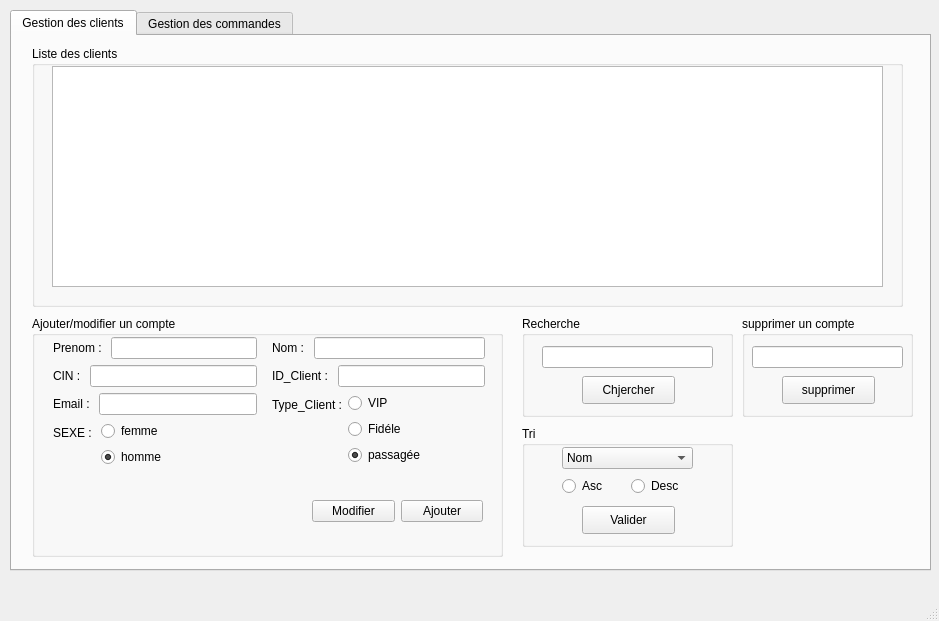
<?xml version="1.0" encoding="UTF-8"?>
<ui version="4.0">
 <class>MainWindow</class>
 <widget class="QMainWindow" name="MainWindow">
  <property name="geometry">
   <rect>
    <x>0</x>
    <y>0</y>
    <width>939</width>
    <height>621</height>
   </rect>
  </property>
  <property name="windowTitle">
   <string>MainWindow</string>
  </property>
  <widget class="QWidget" name="centralwidget">
   <widget class="QTabWidget" name="tabWidget">
    <property name="geometry">
     <rect>
      <x>10</x>
      <y>10</y>
      <width>921</width>
      <height>561</height>
     </rect>
    </property>
    <property name="currentIndex">
     <number>0</number>
    </property>
    <widget class="QWidget" name="widget">
     <attribute name="title">
      <string>Gestion des clients</string>
     </attribute>
     <widget class="QGroupBox" name="groupBox">
      <property name="geometry">
       <rect>
        <x>20</x>
        <y>10</y>
        <width>871</width>
        <height>261</height>
       </rect>
      </property>
      <property name="title">
       <string>Liste des clients</string>
      </property>
      <widget class="QTableView" name="tableView">
       <property name="geometry">
        <rect>
         <x>20</x>
         <y>20</y>
         <width>831</width>
         <height>221</height>
        </rect>
       </property>
      </widget>
     </widget>
     <widget class="QGroupBox" name="groupBox_2">
      <property name="geometry">
       <rect>
        <x>20</x>
        <y>280</y>
        <width>471</width>
        <height>241</height>
       </rect>
      </property>
      <property name="title">
       <string>Ajouter/modifier un compte</string>
      </property>
      <widget class="QWidget" name="">
       <property name="geometry">
        <rect>
         <x>21</x>
         <y>21</y>
         <width>204</width>
         <height>142</height>
        </rect>
       </property>
       <layout class="QVBoxLayout" name="verticalLayout_5">
        <item>
         <layout class="QHBoxLayout" name="horizontalLayout">
          <item>
           <widget class="QLabel" name="label">
            <property name="text">
             <string>Prenom : </string>
            </property>
           </widget>
          </item>
          <item>
           <widget class="QLineEdit" name="lineEdit_prenom"/>
          </item>
         </layout>
        </item>
        <item>
         <layout class="QHBoxLayout" name="horizontalLayout_3">
          <item>
           <widget class="QLabel" name="label_3">
            <property name="text">
             <string>CIN : </string>
            </property>
           </widget>
          </item>
          <item>
           <widget class="QLineEdit" name="lineEdit_cin"/>
          </item>
         </layout>
        </item>
        <item>
         <layout class="QHBoxLayout" name="horizontalLayout_5">
          <item>
           <widget class="QLabel" name="label_6">
            <property name="text">
             <string>Email : </string>
            </property>
           </widget>
          </item>
          <item>
           <widget class="QLineEdit" name="lineEdit_email"/>
          </item>
         </layout>
        </item>
        <item>
         <layout class="QFormLayout" name="formLayout">
          <item row="0" column="0">
           <widget class="QLabel" name="label_sexe">
            <property name="text">
             <string>SEXE : </string>
            </property>
           </widget>
          </item>
          <item row="0" column="1">
           <layout class="QVBoxLayout" name="verticalLayout">
            <item>
             <widget class="QRadioButton" name="radioButton_Femme">
              <property name="text">
               <string>femme</string>
              </property>
              <property name="checked">
               <bool>false</bool>
              </property>
             </widget>
            </item>
            <item>
             <widget class="QRadioButton" name="radioButtonHomme">
              <property name="text">
               <string>homme</string>
              </property>
              <property name="checked">
               <bool>true</bool>
              </property>
             </widget>
            </item>
           </layout>
          </item>
         </layout>
        </item>
       </layout>
      </widget>
      <widget class="QWidget" name="">
       <property name="geometry">
        <rect>
         <x>240</x>
         <y>21</y>
         <width>213</width>
         <height>138</height>
        </rect>
       </property>
       <layout class="QVBoxLayout" name="verticalLayout_6">
        <item>
         <layout class="QHBoxLayout" name="horizontalLayout_2">
          <item>
           <widget class="QLabel" name="label_2">
            <property name="text">
             <string>Nom : </string>
            </property>
           </widget>
          </item>
          <item>
           <widget class="QLineEdit" name="lineEdit_nom"/>
          </item>
         </layout>
        </item>
        <item>
         <layout class="QHBoxLayout" name="horizontalLayout_4">
          <item>
           <widget class="QLabel" name="label_5">
            <property name="text">
             <string>ID_Client : </string>
            </property>
           </widget>
          </item>
          <item>
           <widget class="QLineEdit" name="lineEdit_id"/>
          </item>
         </layout>
        </item>
        <item>
         <layout class="QFormLayout" name="formLayout_2">
          <item row="0" column="0">
           <widget class="QLabel" name="label_type">
            <property name="text">
             <string>Type_Client :</string>
            </property>
           </widget>
          </item>
          <item row="0" column="1">
           <layout class="QVBoxLayout" name="verticalLayout_2">
            <item>
             <widget class="QRadioButton" name="radioButton_VIP">
              <property name="text">
               <string>VIP</string>
              </property>
             </widget>
            </item>
            <item>
             <widget class="QRadioButton" name="radioButton_Fidel">
              <property name="text">
               <string>Fidéle</string>
              </property>
             </widget>
            </item>
            <item>
             <widget class="QRadioButton" name="radioButton_passagee">
              <property name="text">
               <string>passagée</string>
              </property>
              <property name="checked">
               <bool>true</bool>
              </property>
             </widget>
            </item>
           </layout>
          </item>
         </layout>
        </item>
       </layout>
      </widget>
      <widget class="QWidget" name="">
       <property name="geometry">
        <rect>
         <x>280</x>
         <y>180</y>
         <width>171</width>
         <height>30</height>
        </rect>
       </property>
       <layout class="QHBoxLayout" name="horizontalLayout_13">
        <item>
         <widget class="QPushButton" name="pushButton_modifier">
          <property name="text">
           <string>Modifier</string>
          </property>
         </widget>
        </item>
        <item>
         <widget class="QPushButton" name="pushButton_ajouter">
          <property name="text">
           <string>Ajouter</string>
          </property>
         </widget>
        </item>
       </layout>
      </widget>
     </widget>
     <widget class="QGroupBox" name="groupBox_3">
      <property name="geometry">
       <rect>
        <x>510</x>
        <y>280</y>
        <width>211</width>
        <height>101</height>
       </rect>
      </property>
      <property name="title">
       <string>Recherche</string>
      </property>
      <widget class="QLineEdit" name="lineEdit_6">
       <property name="geometry">
        <rect>
         <x>20</x>
         <y>30</y>
         <width>171</width>
         <height>22</height>
        </rect>
       </property>
      </widget>
      <widget class="QPushButton" name="pushButton_2">
       <property name="geometry">
        <rect>
         <x>60</x>
         <y>60</y>
         <width>93</width>
         <height>28</height>
        </rect>
       </property>
       <property name="text">
        <string>Chjercher</string>
       </property>
      </widget>
     </widget>
     <widget class="QGroupBox" name="groupBox_4">
      <property name="geometry">
       <rect>
        <x>510</x>
        <y>390</y>
        <width>211</width>
        <height>121</height>
       </rect>
      </property>
      <property name="title">
       <string>Tri</string>
      </property>
      <widget class="QPushButton" name="pushButton_3">
       <property name="geometry">
        <rect>
         <x>60</x>
         <y>80</y>
         <width>93</width>
         <height>28</height>
        </rect>
       </property>
       <property name="text">
        <string>Valider</string>
       </property>
      </widget>
      <widget class="QWidget" name="layoutWidget">
       <property name="geometry">
        <rect>
         <x>40</x>
         <y>20</y>
         <width>131</width>
         <height>52</height>
        </rect>
       </property>
       <layout class="QVBoxLayout" name="verticalLayout_3">
        <item>
         <widget class="QComboBox" name="comboBox">
          <item>
           <property name="text">
            <string>Nom</string>
           </property>
          </item>
          <item>
           <property name="text">
            <string>Id client</string>
           </property>
          </item>
         </widget>
        </item>
        <item>
         <layout class="QHBoxLayout" name="horizontalLayout_6">
          <item>
           <widget class="QRadioButton" name="radioButton_6">
            <property name="text">
             <string>Asc</string>
            </property>
           </widget>
          </item>
          <item>
           <widget class="QRadioButton" name="radioButton_7">
            <property name="text">
             <string>Desc</string>
            </property>
           </widget>
          </item>
         </layout>
        </item>
       </layout>
      </widget>
     </widget>
     <widget class="QGroupBox" name="groupBox_9">
      <property name="geometry">
       <rect>
        <x>730</x>
        <y>280</y>
        <width>171</width>
        <height>101</height>
       </rect>
      </property>
      <property name="title">
       <string>supprimer un compte</string>
      </property>
      <widget class="QPushButton" name="pushButton_supprimer">
       <property name="geometry">
        <rect>
         <x>40</x>
         <y>60</y>
         <width>93</width>
         <height>28</height>
        </rect>
       </property>
       <property name="text">
        <string>supprimer</string>
       </property>
      </widget>
      <widget class="QLineEdit" name="lineEdit_supprimer_2">
       <property name="geometry">
        <rect>
         <x>10</x>
         <y>30</y>
         <width>151</width>
         <height>22</height>
        </rect>
       </property>
      </widget>
     </widget>
    </widget>
    <widget class="QWidget" name="tab_2">
     <attribute name="title">
      <string>Gestion des commandes</string>
     </attribute>
     <widget class="QGroupBox" name="groupBox_5">
      <property name="geometry">
       <rect>
        <x>20</x>
        <y>10</y>
        <width>871</width>
        <height>261</height>
       </rect>
      </property>
      <property name="title">
       <string>Liste des commandes</string>
      </property>
      <widget class="QTableView" name="tableView_2">
       <property name="geometry">
        <rect>
         <x>20</x>
         <y>20</y>
         <width>831</width>
         <height>221</height>
        </rect>
       </property>
      </widget>
     </widget>
     <widget class="QGroupBox" name="groupBox_6">
      <property name="geometry">
       <rect>
        <x>510</x>
        <y>390</y>
        <width>211</width>
        <height>121</height>
       </rect>
      </property>
      <property name="title">
       <string>Tri</string>
      </property>
      <widget class="QPushButton" name="pushButton_5">
       <property name="geometry">
        <rect>
         <x>60</x>
         <y>80</y>
         <width>93</width>
         <height>28</height>
        </rect>
       </property>
       <property name="text">
        <string>Valider</string>
       </property>
      </widget>
      <widget class="QWidget" name="layoutWidget">
       <property name="geometry">
        <rect>
         <x>40</x>
         <y>20</y>
         <width>131</width>
         <height>52</height>
        </rect>
       </property>
       <layout class="QVBoxLayout" name="verticalLayout_4">
        <item>
         <widget class="QComboBox" name="comboBox_2">
          <item>
           <property name="text">
            <string>Nom</string>
           </property>
          </item>
          <item>
           <property name="text">
            <string>Id client</string>
           </property>
          </item>
         </widget>
        </item>
        <item>
         <layout class="QHBoxLayout" name="horizontalLayout_7">
          <item>
           <widget class="QRadioButton" name="radioButton_8">
            <property name="text">
             <string>Asc</string>
            </property>
           </widget>
          </item>
          <item>
           <widget class="QRadioButton" name="radioButton_9">
            <property name="text">
             <string>Desc</string>
            </property>
           </widget>
          </item>
         </layout>
        </item>
       </layout>
      </widget>
     </widget>
     <widget class="QGroupBox" name="groupBox_7">
      <property name="geometry">
       <rect>
        <x>20</x>
        <y>280</y>
        <width>471</width>
        <height>241</height>
       </rect>
      </property>
      <property name="title">
       <string>Ajouter une commande</string>
      </property>
      <widget class="QPushButton" name="pushButton_6">
       <property name="geometry">
        <rect>
         <x>350</x>
         <y>200</y>
         <width>93</width>
         <height>28</height>
        </rect>
       </property>
       <property name="text">
        <string>Valider</string>
       </property>
      </widget>
      <widget class="QWidget" name="layoutWidget_2">
       <property name="geometry">
        <rect>
         <x>20</x>
         <y>20</y>
         <width>431</width>
         <height>168</height>
        </rect>
       </property>
       <layout class="QGridLayout" name="gridLayout_2">
        <item row="1" column="1">
         <layout class="QHBoxLayout" name="horizontalLayout_9">
          <item>
           <widget class="QLabel" name="label_10">
            <property name="text">
             <string>ID_Client: </string>
            </property>
           </widget>
          </item>
          <item>
           <widget class="QLineEdit" name="lineEdit_8"/>
          </item>
         </layout>
        </item>
        <item row="2" column="1">
         <layout class="QHBoxLayout" name="horizontalLayout_10">
          <item>
           <layout class="QHBoxLayout" name="horizontalLayout_15">
            <item>
             <widget class="QLabel" name="label_16">
              <property name="text">
               <string>Quantié:</string>
              </property>
             </widget>
            </item>
            <item>
             <widget class="QSpinBox" name="spinBox"/>
            </item>
           </layout>
          </item>
         </layout>
        </item>
        <item row="0" column="1">
         <layout class="QHBoxLayout" name="horizontalLayout_8">
          <item>
           <widget class="QLabel" name="label_8">
            <property name="text">
             <string>Nom: </string>
            </property>
           </widget>
          </item>
          <item>
           <widget class="QLineEdit" name="lineEdit_7"/>
          </item>
         </layout>
        </item>
        <item row="0" column="0">
         <layout class="QHBoxLayout" name="horizontalLayout_12">
          <item>
           <widget class="QLabel" name="label_14">
            <property name="text">
             <string>Prenom: </string>
            </property>
           </widget>
          </item>
          <item>
           <widget class="QLineEdit" name="lineEdit_11"/>
          </item>
         </layout>
        </item>
        <item row="1" column="0">
         <layout class="QHBoxLayout" name="horizontalLayout_11">
          <item>
           <widget class="QLabel" name="label_13">
            <property name="text">
             <string>Email: </string>
            </property>
           </widget>
          </item>
          <item>
           <widget class="QLineEdit" name="lineEdit_10"/>
          </item>
         </layout>
        </item>
        <item row="2" column="0">
         <layout class="QHBoxLayout" name="horizontalLayout_14">
          <item>
           <widget class="QLabel" name="label_12">
            <property name="text">
             <string>Nom produit: </string>
            </property>
           </widget>
          </item>
          <item>
           <widget class="QLineEdit" name="lineEdit_14"/>
          </item>
         </layout>
        </item>
       </layout>
      </widget>
     </widget>
     <widget class="QPushButton" name="pushButton_7">
      <property name="geometry">
       <rect>
        <x>770</x>
        <y>280</y>
        <width>93</width>
        <height>28</height>
       </rect>
      </property>
      <property name="text">
       <string>Supprimer</string>
      </property>
     </widget>
     <widget class="QGroupBox" name="groupBox_8">
      <property name="geometry">
       <rect>
        <x>510</x>
        <y>280</y>
        <width>211</width>
        <height>101</height>
       </rect>
      </property>
      <property name="title">
       <string>Recherche</string>
      </property>
      <widget class="QLineEdit" name="lineEdit_12">
       <property name="geometry">
        <rect>
         <x>20</x>
         <y>30</y>
         <width>171</width>
         <height>22</height>
        </rect>
       </property>
      </widget>
      <widget class="QPushButton" name="pushButton_8">
       <property name="geometry">
        <rect>
         <x>60</x>
         <y>60</y>
         <width>93</width>
         <height>28</height>
        </rect>
       </property>
       <property name="text">
        <string>Chjercher</string>
       </property>
      </widget>
     </widget>
    </widget>
   </widget>
  </widget>
  <widget class="QMenuBar" name="menubar">
   <property name="geometry">
    <rect>
     <x>0</x>
     <y>0</y>
     <width>939</width>
     <height>26</height>
    </rect>
   </property>
  </widget>
  <widget class="QStatusBar" name="statusbar"/>
 </widget>
 <resources/>
 <connections/>
</ui>
